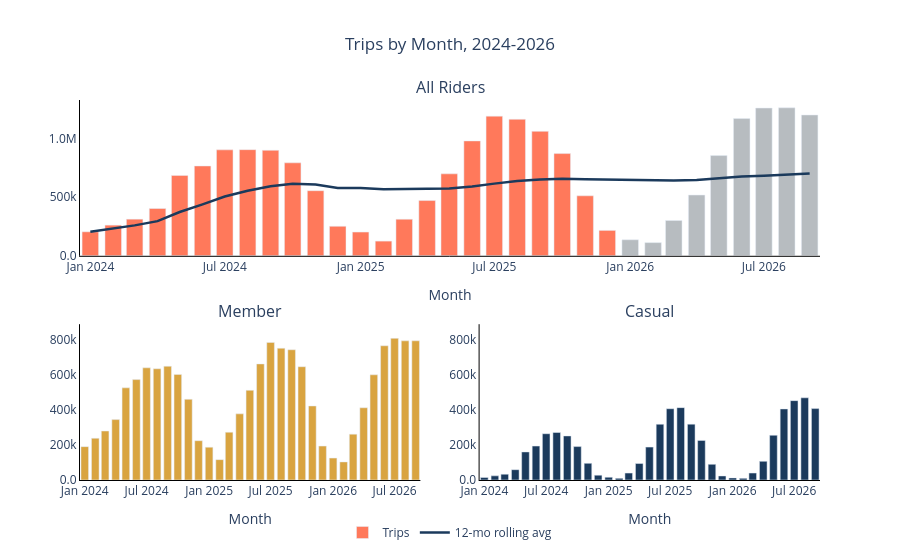

Here is the notebook cell this chart was saved with:
### Code cell
month_x = monthly['year_month'].dt.to_timestamp()

# defined locally rather than reused from fig_monthly's cell - 'bar_colors' is a
# generic name reused across many cells in this notebook with different
# lengths/meanings, so relying on cross-cell reuse breaks depending on run order
bar_colors = ['#B0B5BA' if y == 2026 else '#FF6B4A' for y in monthly['year']]

fig_monthly_combined = make_subplots(
    rows=2, cols=2,
    specs=[[{'colspan': 2}, None], [{}, {}]],
    row_heights=[0.5, 0.5],
    horizontal_spacing=0.08,
    vertical_spacing=0.18,
    subplot_titles=('All Riders', 'Member', 'Casual'),
)

# top row: same bars + 12-mo rolling avg as the standalone Trips by Month chart
fig_monthly_combined.add_trace(go.Bar(
    x=month_x,
    y=monthly['nr_trips'],
    marker=dict(color=bar_colors),
    opacity=0.9,
    name='Trips',
    hovertemplate='<b>Month:</b> %{x|%b %Y}<br><b>Trips:</b> %{y:,.0f}<extra></extra>',
), row=1, col=1)

fig_monthly_combined.add_trace(go.Scatter(
    x=month_x,
    y=monthly['rolling_12mo'],
    mode='lines',
    line=dict(color='#1B3A5C', width=2.5),
    name='12-mo rolling avg',
    hovertemplate='<b>Month:</b> %{x|%b %Y}<br><b>12-mo avg:</b> %{y:,.0f}<extra></extra>',
), row=1, col=1)

# bottom row: Member (left), Casual (right)
fig_monthly_combined.add_trace(go.Bar(
    x=month_x,
    y=member_monthly.values,
    marker=dict(color='#D9A440'),
    showlegend=False,
    hovertemplate='<b>Month:</b> %{x|%b %Y}<br><b>Trips:</b> %{y:,.0f}<extra></extra>',
), row=2, col=1)

fig_monthly_combined.add_trace(go.Bar(
    x=month_x,
    y=casual_monthly.values,
    marker=dict(color="#1B3A5C"),
    showlegend=False,
    hovertemplate='<b>Month:</b> %{x|%b %Y}<br><b>Trips:</b> %{y:,.0f}<extra></extra>',
), row=2, col=2)

fig_monthly_combined.update_layout(
    title=dict(text='Trips by Month, 2024-2026', x=0.5),
    showlegend=True,
    legend=dict(orientation='h', yanchor='top', y=-0.1, xanchor='center', x=0.5),
    hoverlabel=dict(bgcolor='#FFF8E7', bordercolor='#D9A440', font=dict(color='#1a1a1a', size=13)),
    plot_bgcolor='white',
    paper_bgcolor='white',
    autosize=True,
    margin=dict(t=100, b=80),
)

fig_monthly_combined.update_xaxes(title='Month', showgrid=False, showline=True, linecolor='black', dtick='M6', tickformat='%b %Y', row=1, col=1)
fig_monthly_combined.update_xaxes(title='Month', showgrid=False, showline=True, linecolor='black', dtick='M6', tickformat='%b %Y', row=2, col=1)
fig_monthly_combined.update_xaxes(title='Month', showgrid=False, showline=True, linecolor='black', dtick='M6', tickformat='%b %Y', row=2, col=2)

# same y-axis range on Member and Casual so their relative heights are directly
# comparable, same reasoning as the weekly combined chart above
type_y_max = max(member_monthly.max(), casual_monthly.max()) * 1.1

fig_monthly_combined.update_yaxes(title='', showgrid=False, tickformat='.2s', showline=True, linecolor='black', row=1, col=1)
fig_monthly_combined.update_yaxes(title='', showgrid=False, tickformat='.2s', showline=True, linecolor='black', range=[0, type_y_max], row=2, col=1)
fig_monthly_combined.update_yaxes(title='', showgrid=False, tickformat='.2s', showline=True, linecolor='black', range=[0, type_y_max], row=2, col=2)

fig_monthly_combined

### Figure 1 — Plotly figure (JSON) as saved in the notebook; plotly's stock layout.template omitted (floating-point values rounded to 4 significant figures)
{"data": [{"hovertemplate": "<b>Month:</b> %{x|%b %Y}<br><b>Trips:</b> %{y:,.0f}<extra></extra>", "marker": {"color": ["#FF6B4A", "#FF6B4A", "#FF6B4A", "#FF6B4A", "#FF6B4A", "#FF6B4A", "#FF6B4A", "#FF6B4A", "#FF6B4A", "#FF6B4A", "#FF6B4A", "#FF6B4A", "#FF6B4A", "#FF6B4A", "#FF6B4A", "#FF6B4A", "#FF6B4A", "#FF6B4A", "#FF6B4A", "#FF6B4A", "#FF6B4A", "#FF6B4A", "#FF6B4A", "#FF6B4A", "#B0B5BA", "#B0B5BA", "#B0B5BA", "#B0B5BA", "#B0B5BA", "#B0B5BA", "#B0B5BA", "#B0B5BA", "#B0B5BA"]}, "name": "Trips", "opacity": 0.9, "type": "bar", "x": ["2024-01-01T00:00:00.000000", "2024-02-01T00:00:00.000000", "2024-03-01T00:00:00.000000", "2024-04-01T00:00:00.000000", "2024-05-01T00:00:00.000000", "2024-06-01T00:00:00.000000", "2024-07-01T00:00:00.000000", "2024-08-01T00:00:00.000000", "2024-09-01T00:00:00.000000", "2024-10-01T00:00:00.000000", "2024-11-01T00:00:00.000000", "2024-12-01T00:00:00.000000", "2025-01-01T00:00:00.000000", "2025-02-01T00:00:00.000000", "2025-03-01T00:00:00.000000", "2025-04-01T00:00:00.000000", "2025-05-01T00:00:00.000000", "2025-06-01T00:00:00.000000", "2025-07-01T00:00:00.000000", "2025-08-01T00:00:00.000000", "2025-09-01T00:00:00.000000", "2025-10-01T00:00:00.000000", "2025-11-01T00:00:00.000000", "2025-12-01T00:00:00.000000", "2026-01-01T00:00:00.000000", "2026-02-01T00:00:00.000000", "2026-03-01T00:00:00.000000", "2026-04-01T00:00:00.000000", "2026-05-01T00:00:00.000000", "2026-06-01T00:00:00.000000", "2026-07-01T00:00:00.000000", "2026-08-01T00:00:00.000000", "2026-09-01T00:00:00.000000"], "xaxis": "x", "y": [204696, 261542, 312303, 403352, 685651, 766118, 903573, 905173, 899886, 792841, 555310, 251776, 202780, 125374, 311903, 471199, 699002, 979845, 1191278, 1164157, 1061453, 871899, 511548, 216603, 136989, 112397, 301152, 518371, 854986, 1170756, 1260391, 1262404, 1201046], "yaxis": "y"}, {"hovertemplate": "<b>Month:</b> %{x|%b %Y}<br><b>12-mo avg:</b> %{y:,.0f}<extra></extra>", "line": {"color": "#1B3A5C", "width": 2.5}, "mode": "lines", "name": "12-mo rolling avg", "type": "scatter", "x": ["2024-01-01T00:00:00.000000", "2024-02-01T00:00:00.000000", "2024-03-01T00:00:00.000000", "2024-04-01T00:00:00.000000", "2024-05-01T00:00:00.000000", "2024-06-01T00:00:00.000000", "2024-07-01T00:00:00.000000", "2024-08-01T00:00:00.000000", "2024-09-01T00:00:00.000000", "2024-10-01T00:00:00.000000", "2024-11-01T00:00:00.000000", "2024-12-01T00:00:00.000000", "2025-01-01T00:00:00.000000", "2025-02-01T00:00:00.000000", "2025-03-01T00:00:00.000000", "2025-04-01T00:00:00.000000", "2025-05-01T00:00:00.000000", "2025-06-01T00:00:00.000000", "2025-07-01T00:00:00.000000", "2025-08-01T00:00:00.000000", "2025-09-01T00:00:00.000000", "2025-10-01T00:00:00.000000", "2025-11-01T00:00:00.000000", "2025-12-01T00:00:00.000000", "2026-01-01T00:00:00.000000", "2026-02-01T00:00:00.000000", "2026-03-01T00:00:00.000000", "2026-04-01T00:00:00.000000", "2026-05-01T00:00:00.000000", "2026-06-01T00:00:00.000000", "2026-07-01T00:00:00.000000", "2026-08-01T00:00:00.000000", "2026-09-01T00:00:00.000000"], "xaxis": "x", "y": [204700.0, 233100.0, 259500.0, 295500.0, 373500.0, 438900.0, 505300.0, 555300.0, 593600.0, 613500.0, 608200.0, 578500.0, 578400.0, 567000.0, 567000.0, 572600.0, 573700.0, 591600.0, 615500.0, 637100.0, 650600.0, 657200.0, 653500.0, 650600.0, 645100.0, 644000.0, 643100.0, 647100.0, 660100.0, 676000.0, 681700.0, 689900.0, 701500.0], "yaxis": "y"}, {"hovertemplate": "<b>Month:</b> %{x|%b %Y}<br><b>Trips:</b> %{y:,.0f}<extra></extra>", "marker": {"color": "#D9A440"}, "showlegend": false, "type": "bar", "x": ["2024-01-01T00:00:00.000000", "2024-02-01T00:00:00.000000", "2024-03-01T00:00:00.000000", "2024-04-01T00:00:00.000000", "2024-05-01T00:00:00.000000", "2024-06-01T00:00:00.000000", "2024-07-01T00:00:00.000000", "2024-08-01T00:00:00.000000", "2024-09-01T00:00:00.000000", "2024-10-01T00:00:00.000000", "2024-11-01T00:00:00.000000", "2024-12-01T00:00:00.000000", "2025-01-01T00:00:00.000000", "2025-02-01T00:00:00.000000", "2025-03-01T00:00:00.000000", "2025-04-01T00:00:00.000000", "2025-05-01T00:00:00.000000", "2025-06-01T00:00:00.000000", "2025-07-01T00:00:00.000000", "2025-08-01T00:00:00.000000", "2025-09-01T00:00:00.000000", "2025-10-01T00:00:00.000000", "2025-11-01T00:00:00.000000", "2025-12-01T00:00:00.000000", "2026-01-01T00:00:00.000000", "2026-02-01T00:00:00.000000", "2026-03-01T00:00:00.000000", "2026-04-01T00:00:00.000000", "2026-05-01T00:00:00.000000", "2026-06-01T00:00:00.000000", "2026-07-01T00:00:00.000000", "2026-08-01T00:00:00.000000", "2026-09-01T00:00:00.000000"], "xaxis": "x2", "y": [190241, 237963, 279306, 344468, 525570, 572631, 639701, 634353, 648570, 602300, 460210, 224161, 186981, 116102, 272474, 377241, 511439, 661965, 784723, 751488, 742896, 646037, 422208, 193480, 124906, 103109, 261574, 411940, 599896, 765564, 807787, 793589, 793844], "yaxis": "y2"}, {"hovertemplate": "<b>Month:</b> %{x|%b %Y}<br><b>Trips:</b> %{y:,.0f}<extra></extra>", "marker": {"color": "#1B3A5C"}, "showlegend": false, "type": "bar", "x": ["2024-01-01T00:00:00.000000", "2024-02-01T00:00:00.000000", "2024-03-01T00:00:00.000000", "2024-04-01T00:00:00.000000", "2024-05-01T00:00:00.000000", "2024-06-01T00:00:00.000000", "2024-07-01T00:00:00.000000", "2024-08-01T00:00:00.000000", "2024-09-01T00:00:00.000000", "2024-10-01T00:00:00.000000", "2024-11-01T00:00:00.000000", "2024-12-01T00:00:00.000000", "2025-01-01T00:00:00.000000", "2025-02-01T00:00:00.000000", "2025-03-01T00:00:00.000000", "2025-04-01T00:00:00.000000", "2025-05-01T00:00:00.000000", "2025-06-01T00:00:00.000000", "2025-07-01T00:00:00.000000", "2025-08-01T00:00:00.000000", "2025-09-01T00:00:00.000000", "2025-10-01T00:00:00.000000", "2025-11-01T00:00:00.000000", "2025-12-01T00:00:00.000000", "2026-01-01T00:00:00.000000", "2026-02-01T00:00:00.000000", "2026-03-01T00:00:00.000000", "2026-04-01T00:00:00.000000", "2026-05-01T00:00:00.000000", "2026-06-01T00:00:00.000000", "2026-07-01T00:00:00.000000", "2026-08-01T00:00:00.000000", "2026-09-01T00:00:00.000000"], "xaxis": "x3", "y": [14455, 23579, 32997, 58884, 160081, 193487, 263872, 270820, 251316, 190541, 95100, 27615, 15799, 9272, 39429, 93958, 187563, 317880, 406555, 412669, 318557, 225862, 89340, 23123, 12083, 9288, 39578, 106431, 255090, 405192, 452604, 468815, 407202], "yaxis": "y3"}], "layout": {"annotations": [{"font": {"size": 16}, "showarrow": false, "text": "All Riders", "x": 0.5, "xanchor": "center", "xref": "paper", "y": 1, "yanchor": "bottom", "yref": "paper"}, {"font": {"size": 16}, "showarrow": false, "text": "Member", "x": 0.23, "xanchor": "center", "xref": "paper", "y": 0.41, "yanchor": "bottom", "yref": "paper"}, {"font": {"size": 16}, "showarrow": false, "text": "Casual", "x": 0.77, "xanchor": "center", "xref": "paper", "y": 0.41, "yanchor": "bottom", "yref": "paper"}], "autosize": true, "hoverlabel": {"bgcolor": "#FFF8E7", "bordercolor": "#D9A440", "font": {"color": "#1a1a1a", "size": 13}}, "legend": {"orientation": "h", "x": 0.5, "xanchor": "center", "y": -0.1, "yanchor": "top"}, "margin": {"b": 80, "t": 100}, "paper_bgcolor": "white", "plot_bgcolor": "white", "showlegend": true, "title": {"text": "Trips by Month, 2024-2026", "x": 0.5}, "xaxis": {"anchor": "y", "domain": [0, 1], "dtick": "M6", "linecolor": "black", "showgrid": false, "showline": true, "tickformat": "%b %Y", "title": {"text": "Month"}}, "xaxis2": {"anchor": "y2", "domain": [0, 0.46], "dtick": "M6", "linecolor": "black", "showgrid": false, "showline": true, "tickformat": "%b %Y", "title": {"text": "Month"}}, "xaxis3": {"anchor": "y3", "domain": [0.54, 1], "dtick": "M6", "linecolor": "black", "showgrid": false, "showline": true, "tickformat": "%b %Y", "title": {"text": "Month"}}, "yaxis": {"anchor": "x", "domain": [0.59, 1], "linecolor": "black", "showgrid": false, "showline": true, "tickformat": ".2s", "title": {"text": ""}}, "yaxis2": {"anchor": "x2", "domain": [0, 0.41], "linecolor": "black", "range": [0, 888600.0], "showgrid": false, "showline": true, "tickformat": ".2s", "title": {"text": ""}}, "yaxis3": {"anchor": "x3", "domain": [0, 0.41], "linecolor": "black", "range": [0, 888600.0], "showgrid": false, "showline": true, "tickformat": ".2s", "title": {"text": ""}}}}
